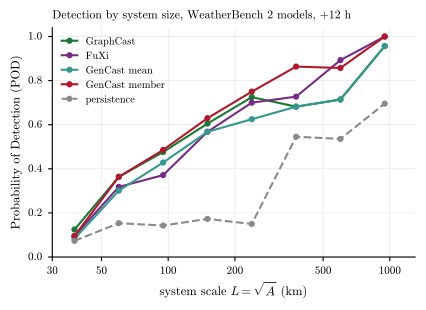

Write the Python code that produced this figure.
"""Paper Fig 7b (WB2 POD) — POD by scale at +12 h, single panel.

Same computation as fig6bc_wb2.py panel B (cached 2020-08-15 12 h file):
GraphCast, FuXi, GenCast mean, one GenCast member (per-draw), persistence.
"""
from __future__ import annotations

from pathlib import Path

import matplotlib.pyplot as plt
import xarray as xr
from fig6bc_wb2 import COLW, pod_bands, MIDS
from fig4_decomp import PAPER_FONT
from fig5_horizon import log_ticks
from paperfig import W2

from latentsky.metrics import cell_area_km2, match_systems

CACHE = Path("/glade/derecho/scratch/sabramian/wb2_eval")
OUT = Path("/glade/u/home/sabramian/LatentSky/paper/figures")
THR, IOU_MIN = 4.8, 0.1


def main():
    ds = xr.open_dataset(CACHE / "wb2_12h_models_2020-08-15.nc")
    area_row = cell_area_km2(ds.lat.size, ds.lon.size,
                             lat_extent=(float(ds.lat[0]) - 0.125,
                                         float(ds.lat[-1]) + 0.125))

    def to_mm(a):
        import numpy as np
        return a * 1000.0 if float(np.nanmax(a)) < 2.0 else a

    truths = [to_mm(ds.truth.values[i]) for i in range(ds.init.size)]

    def score(fields):
        return pod_bands([match_systems(yt, pf, THR, area_row,
                                        iou_min=IOU_MIN)
                          for yt, pf in zip(truths, fields)])

    series = {
        "graphcast": score([to_mm(ds.graphcast.values[i])
                            for i in range(ds.init.size)]),
        "fuxi": score([to_mm(ds.fuxi.values[i])
                       for i in range(ds.init.size)]),
        "gencast mean": score([to_mm(ds["mean"].values[i])
                               for i in range(ds.init.size)]),
        "gencast member": score([to_mm(ds.member.values[i, 0])
                                 for i in range(ds.init.size)]),
        "persistence": score([to_mm(ds.persistence.values[i])
                              for i in range(ds.init.size)]),
    }

    NAMES = {"graphcast": "GraphCast", "fuxi": "FuXi", "gencast mean": "GenCast mean",
             "gencast member": "GenCast member", "persistence": "persistence"}
    plt.rcParams.update(PAPER_FONT)
    fig, ax = plt.subplots(figsize=(W2 * 0.62, W2 * 0.45))
    fig.subplots_adjust(left=0.13, right=0.98, top=0.90, bottom=0.16)
    ax.grid(True, color="0.88", lw=0.4)
    ax.set_axisbelow(True)
    for name, pod in series.items():
        ls = "--" if name == "persistence" else "-"
        ax.plot(MIDS, pod, ls, color=COLW[name], marker="o", ms=3.5,
                lw=1.5, label=NAMES[name])
    ax.set_xscale("log")
    ax.set_xlim(30, 1300)      # plotted bands run from 38 to 950 km; margins on both sides
    ax.set_ylim(0, 1.04)
    log_ticks(ax.xaxis, [30, 50, 100, 200, 500, 1000])
    ax.set_xlabel(r"system scale $L = \sqrt{A}$ (km)")
    ax.set_ylabel("Probability of Detection (POD)")
    ax.legend(fontsize=7.5, loc="upper left")
    ax.text(0.0, 1.03, "Detection by system size, WeatherBench 2 models, +12 h",
            transform=ax.transAxes, ha="left", va="bottom", fontsize=8.5)
    fig.savefig(OUT / "fig7b_pod.pdf")
    print("saved fig7b_pod.pdf")


if __name__ == "__main__":
    main()
